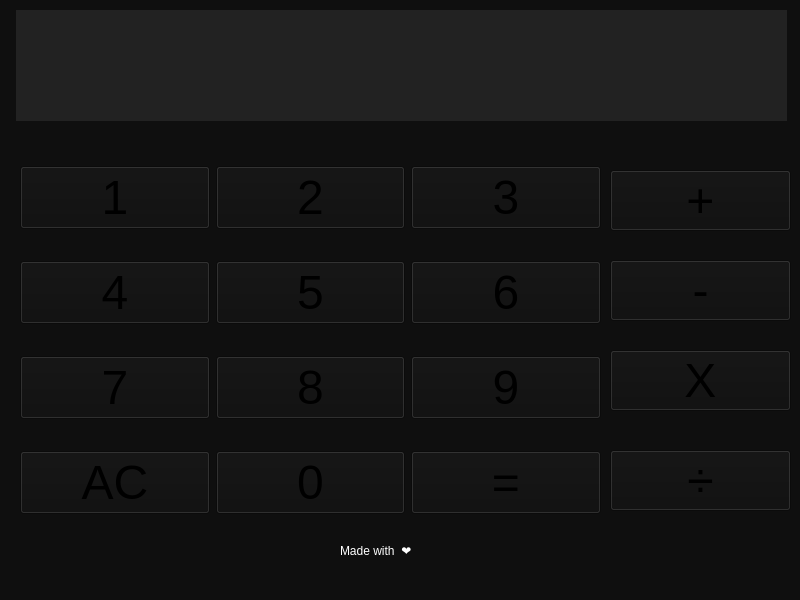
<?xml version="1.0" encoding="UTF-8"?>
<ui version="4.0">
 <class>MainWindow</class>
 <widget class="QMainWindow" name="MainWindow">
  <property name="geometry">
   <rect>
    <x>0</x>
    <y>0</y>
    <width>800</width>
    <height>600</height>
   </rect>
  </property>
  <property name="windowTitle">
   <string>Calc!</string>
  </property>
  <property name="windowIcon">
   <iconset>
    <normaloff>icon.jpg</normaloff>icon.jpg</iconset>
  </property>
  <property name="styleSheet">
   <string notr="true">background-color: rgb(15, 15, 15);</string>
  </property>
  <widget class="QWidget" name="centralwidget">
   <widget class="QPushButton" name="plus">
    <property name="geometry">
     <rect>
      <x>610</x>
      <y>170</y>
      <width>181</width>
      <height>61</height>
     </rect>
    </property>
    <property name="font">
     <font>
      <pointsize>36</pointsize>
     </font>
    </property>
    <property name="styleSheet">
     <string notr="true">QPushButton{
	
	color: rgb(255, 255, 255);
	background-color: rgb(255, 37, 0);

border-radius:20px;
}

QPushButton:hover{
	color: rgb(255, 255, 255);
	background-color: rgb(255, 123, 0);

border-radius:20px;
}

QPushBotton:hover{
	color: rgb(255, 255, 255);
	background-color: rgb(7, 7, 7);

border-radius:20px;
};</string>
    </property>
    <property name="text">
     <string>+</string>
    </property>
   </widget>
   <widget class="QPushButton" name="minus">
    <property name="geometry">
     <rect>
      <x>610</x>
      <y>260</y>
      <width>181</width>
      <height>61</height>
     </rect>
    </property>
    <property name="font">
     <font>
      <pointsize>36</pointsize>
     </font>
    </property>
    <property name="styleSheet">
     <string notr="true">QPushButton{
	
	color: rgb(255, 255, 255);
	background-color: rgb(255, 37, 0);

border-radius:20px;
}

QPushButton:hover{
	color: rgb(255, 255, 255);
	background-color: rgb(255, 123, 0);

border-radius:20px;
}

QPushBotton:hover{
	color: rgb(255, 255, 255);
	background-color: rgb(7, 7, 7);

border-radius:20px;
};</string>
    </property>
    <property name="text">
     <string>-</string>
    </property>
   </widget>
   <widget class="QPushButton" name="multiply">
    <property name="geometry">
     <rect>
      <x>610</x>
      <y>350</y>
      <width>181</width>
      <height>61</height>
     </rect>
    </property>
    <property name="font">
     <font>
      <pointsize>36</pointsize>
     </font>
    </property>
    <property name="styleSheet">
     <string notr="true">QPushButton{
	
	color: rgb(255, 255, 255);
	background-color: rgb(255, 37, 0);

border-radius:20px;
}

QPushButton:hover{
	color: rgb(255, 255, 255);
	background-color: rgb(255, 123, 0);

border-radius:20px;
}

QPushBotton:hover{
	color: rgb(255, 255, 255);
	background-color: rgb(7, 7, 7);

border-radius:20px;
};</string>
    </property>
    <property name="text">
     <string>X</string>
    </property>
   </widget>
   <widget class="QPushButton" name="divide">
    <property name="geometry">
     <rect>
      <x>610</x>
      <y>450</y>
      <width>181</width>
      <height>61</height>
     </rect>
    </property>
    <property name="font">
     <font>
      <pointsize>36</pointsize>
     </font>
    </property>
    <property name="styleSheet">
     <string notr="true">QPushButton{
	
	color: rgb(255, 255, 255);
	background-color: rgb(255, 37, 0);

border-radius:20px;
}

QPushButton:hover{
	color: rgb(255, 255, 255);
	background-color: rgb(255, 123, 0);

border-radius:20px;
}

QPushBotton:hover{
	color: rgb(255, 255, 255);
	background-color: rgb(7, 7, 7);

border-radius:20px;
};</string>
    </property>
    <property name="text">
     <string>÷</string>
    </property>
   </widget>
   <widget class="QLabel" name="label">
    <property name="geometry">
     <rect>
      <x>16</x>
      <y>10</y>
      <width>771</width>
      <height>111</height>
     </rect>
    </property>
    <property name="font">
     <font>
      <family>MS Shell Dlg 2</family>
      <pointsize>48</pointsize>
      <weight>9</weight>
      <italic>false</italic>
      <bold>false</bold>
     </font>
    </property>
    <property name="styleSheet">
     <string notr="true">background-color: rgb(34, 34, 34);
color: rgb(255, 255, 255);
font: 75 48pt &quot;MS Shell Dlg 2&quot;;</string>
    </property>
    <property name="text">
     <string/>
    </property>
   </widget>
   <widget class="QWidget" name="layoutWidget">
    <property name="geometry">
     <rect>
      <x>20</x>
      <y>140</y>
      <width>581</width>
      <height>401</height>
     </rect>
    </property>
    <layout class="QGridLayout" name="gridLayout">
     <item row="2" column="0">
      <widget class="QPushButton" name="pushButton_7">
       <property name="font">
        <font>
         <pointsize>36</pointsize>
        </font>
       </property>
       <property name="styleSheet">
        <string notr="true">QPushButton{
	color: rgb(255, 255, 255);
	background-color: rgb(68, 68, 68);

border-radius:20px;
}

QPushButton:hover{
	color:rgb(121, 121, 121);
	background-color: rgb(7, 7, 7);

border-radius:20px;
}

QPushBotton:hover{
	color:
	color: rgb(255, 255, 255);
	background-color: rgb(7, 7, 7);

border-radius:20px;
};</string>
       </property>
       <property name="text">
        <string>7</string>
       </property>
      </widget>
     </item>
     <item row="2" column="2">
      <widget class="QPushButton" name="pushButton_9">
       <property name="font">
        <font>
         <pointsize>36</pointsize>
        </font>
       </property>
       <property name="styleSheet">
        <string notr="true">QPushButton{
	color: rgb(255, 255, 255);
	background-color: rgb(68, 68, 68);

border-radius:20px;
}

QPushButton:hover{
	color:rgb(121, 121, 121);
	background-color: rgb(7, 7, 7);

border-radius:20px;
}

QPushBotton:hover{
	color:
	color: rgb(255, 255, 255);
	background-color: rgb(7, 7, 7);

border-radius:20px;
};</string>
       </property>
       <property name="text">
        <string>9</string>
       </property>
      </widget>
     </item>
     <item row="1" column="0">
      <widget class="QPushButton" name="pushButton_4">
       <property name="font">
        <font>
         <pointsize>36</pointsize>
        </font>
       </property>
       <property name="styleSheet">
        <string notr="true">QPushButton{
	color: rgb(255, 255, 255);
	background-color: rgb(68, 68, 68);

border-radius:20px;
}

QPushButton:hover{
	color:rgb(121, 121, 121);
	background-color: rgb(7, 7, 7);

border-radius:20px;
}

QPushBotton:hover{
	color:
	color: rgb(255, 255, 255);
	background-color: rgb(7, 7, 7);

border-radius:20px;
};</string>
       </property>
       <property name="text">
        <string>4</string>
       </property>
      </widget>
     </item>
     <item row="3" column="1">
      <widget class="QPushButton" name="pushButton_0">
       <property name="font">
        <font>
         <pointsize>36</pointsize>
        </font>
       </property>
       <property name="styleSheet">
        <string notr="true">QPushButton{
	color: rgb(255, 255, 255);
	background-color: rgb(68, 68, 68);

border-radius:20px;
}

QPushButton:hover{
	color:rgb(121, 121, 121);
	background-color: rgb(7, 7, 7);

border-radius:20px;
}

QPushBotton:hover{
	color:
	color: rgb(255, 255, 255);
	background-color: rgb(7, 7, 7);

border-radius:20px;
};</string>
       </property>
       <property name="text">
        <string>0</string>
       </property>
      </widget>
     </item>
     <item row="0" column="1">
      <widget class="QPushButton" name="pushButton_2">
       <property name="font">
        <font>
         <pointsize>36</pointsize>
        </font>
       </property>
       <property name="styleSheet">
        <string notr="true">QPushButton{
	color: rgb(255, 255, 255);
	background-color: rgb(68, 68, 68);

border-radius:20px;
}

QPushButton:hover{
	color:rgb(121, 121, 121);
	background-color: rgb(7, 7, 7);

border-radius:20px;
}

QPushBotton:hover{
	color:
	color: rgb(255, 255, 255);
	background-color: rgb(7, 7, 7);

border-radius:20px;
};</string>
       </property>
       <property name="text">
        <string>2</string>
       </property>
      </widget>
     </item>
     <item row="0" column="2">
      <widget class="QPushButton" name="pushButton_3">
       <property name="font">
        <font>
         <pointsize>36</pointsize>
        </font>
       </property>
       <property name="styleSheet">
        <string notr="true">QPushButton{
	color: rgb(255, 255, 255);
	background-color: rgb(68, 68, 68);

border-radius:20px;
}

QPushButton:hover{
	color:rgb(121, 121, 121);
	background-color: rgb(7, 7, 7);

border-radius:20px;
}

QPushBotton:hover{
	color:
	color: rgb(255, 255, 255);
	background-color: rgb(7, 7, 7);

border-radius:20px;
};</string>
       </property>
       <property name="text">
        <string>3</string>
       </property>
      </widget>
     </item>
     <item row="1" column="2">
      <widget class="QPushButton" name="pushButton_6">
       <property name="font">
        <font>
         <pointsize>36</pointsize>
        </font>
       </property>
       <property name="styleSheet">
        <string notr="true">QPushButton{
	color: rgb(255, 255, 255);
	background-color: rgb(68, 68, 68);

border-radius:20px;
}

QPushButton:hover{
	color:rgb(121, 121, 121);
	background-color: rgb(7, 7, 7);

border-radius:20px;
}

QPushBotton:hover{
	color:
	color: rgb(255, 255, 255);
	background-color: rgb(7, 7, 7);

border-radius:20px;
};</string>
       </property>
       <property name="text">
        <string>6</string>
       </property>
      </widget>
     </item>
     <item row="0" column="0">
      <widget class="QPushButton" name="pushButton_1">
       <property name="font">
        <font>
         <pointsize>36</pointsize>
        </font>
       </property>
       <property name="styleSheet">
        <string notr="true">QPushButton{
	color: rgb(255, 255, 255);
	background-color: rgb(68, 68, 68);

border-radius:20px;
}

QPushButton:hover{
	color:rgb(121, 121, 121);
	background-color: rgb(7, 7, 7);

border-radius:20px;
}

QPushBotton:hover{
	color:
	color: rgb(255, 255, 255);
	background-color: rgb(7, 7, 7);

border-radius:20px;
};</string>
       </property>
       <property name="text">
        <string>1</string>
       </property>
      </widget>
     </item>
     <item row="1" column="1">
      <widget class="QPushButton" name="pushButton_5">
       <property name="font">
        <font>
         <pointsize>36</pointsize>
        </font>
       </property>
       <property name="styleSheet">
        <string notr="true">QPushButton{
	color: rgb(255, 255, 255);
	background-color: rgb(68, 68, 68);

border-radius:20px;
}

QPushButton:hover{
	color:rgb(121, 121, 121);
	background-color: rgb(7, 7, 7);

border-radius:20px;
}

QPushBotton:hover{
	color:
	color: rgb(255, 255, 255);
	background-color: rgb(7, 7, 7);

border-radius:20px;
};</string>
       </property>
       <property name="text">
        <string>5</string>
       </property>
      </widget>
     </item>
     <item row="2" column="1">
      <widget class="QPushButton" name="pushButton_8">
       <property name="font">
        <font>
         <pointsize>36</pointsize>
        </font>
       </property>
       <property name="styleSheet">
        <string notr="true">QPushButton{
	color: rgb(255, 255, 255);
	background-color: rgb(68, 68, 68);

border-radius:20px;
}

QPushButton:hover{
	color:rgb(121, 121, 121);
	background-color: rgb(7, 7, 7);

border-radius:20px;
}

QPushBotton:hover{
	color:
	color: rgb(255, 255, 255);
	background-color: rgb(7, 7, 7);

border-radius:20px;
};</string>
       </property>
       <property name="text">
        <string>8</string>
       </property>
      </widget>
     </item>
     <item row="3" column="2">
      <widget class="QPushButton" name="equals">
       <property name="font">
        <font>
         <pointsize>36</pointsize>
        </font>
       </property>
       <property name="styleSheet">
        <string notr="true">QPushButton{
	
	color: rgb(255, 255, 255);
	background-color: rgb(255, 186, 0);

border-radius:20px;
}

QPushButton:hover{
	color: rgb(255, 255, 255);
	background-color: rgb(255, 229, 0);

border-radius:20px;
}

QPushBotton:hover{
	color: rgb(255, 255, 255);
	background-color: rgb(7, 7, 7);

border-radius:20px;
};</string>
       </property>
       <property name="text">
        <string>=</string>
       </property>
      </widget>
     </item>
     <item row="3" column="0">
      <widget class="QPushButton" name="clear">
       <property name="font">
        <font>
         <pointsize>36</pointsize>
        </font>
       </property>
       <property name="styleSheet">
        <string notr="true">QPushButton{
	
	color: rgb(255, 255, 255);
	background-color: rgb(255, 186, 0);

border-radius:20px;
}

QPushButton:hover{
	color: rgb(255, 255, 255);
	background-color: rgb(255, 229, 0);

border-radius:20px;
}

QPushBotton:hover{
	color: rgb(255, 255, 255);
	background-color: rgb(7, 7, 7);

border-radius:20px;
};</string>
       </property>
       <property name="text">
        <string>AC</string>
       </property>
      </widget>
     </item>
    </layout>
   </widget>
   <widget class="QLabel" name="label_2">
    <property name="geometry">
     <rect>
      <x>340</x>
      <y>540</y>
      <width>151</width>
      <height>20</height>
     </rect>
    </property>
    <property name="styleSheet">
     <string notr="true">font: 75 18pt &quot;MS Shell Dlg 2&quot;;
color: rgb(255, 255, 255);</string>
    </property>
    <property name="text">
     <string>Made with  ❤</string>
    </property>
   </widget>
  </widget>
  <widget class="QStatusBar" name="statusbar"/>
 </widget>
 <resources/>
 <connections/>
</ui>
